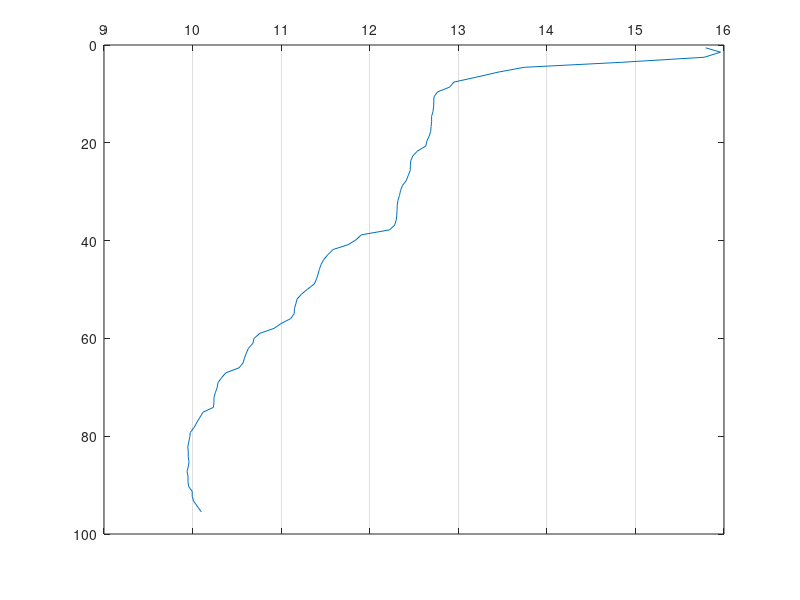

The MATLAB script that drew this image: (Note: this script raises an error after producing the figure.)
%% Lab 6 - Vertical Realm (CTDs) 
%%
% Last edited Oct 2024
%

%% Objectives
%
% To learn about FLOW CONTROL in MATLAB. We will use FOR loops and IF
% statements. 
%
% To learn about FUNCTIONS and how to use them, including the functions in
% the saltwater toolbox (found in your /common directory).
%
% To learn about CTD profilers used to obtain data in physical
% oceanography, and how to manipulate the data. These processes
% include calculating salinity, density, depth, buoyancy frequency and
% potential temperature from the measured variables.
%
%% Review:
%
% * Review commands/skills: relational operators, plot, axis labels, use of
% functions, legend.
% * New commands/skills: flow control (for and if loops), use of functions
% with multiple inputs and outputs, axis ij, using multiple colours on a
% plot
%% Part I: Flow Control Tutorial
% Syntax of control flow statements:
% 
% for VARIABLE = EXPR
%
%     STATEMENT
%
%      ...
%
%     STATEMENT
%
% end 
%
%   EXPR is a vector here, e.g. 1:10 or -1:0.5:1 or [1 4 7]
% 
% 
% if EXPRESSION
%
%     STATEMENTS 
%
% elseif EXPRESSION
%
% STATEMENTS
%
% else
% 
% STATEMENTS
%
% end 
%
%   (elseif and else clauses are optional, the "end" is required)
%
%   EXPRESSIONs are usually made of relational clauses, e.g. a < b
%
%   The operators are <, >, <=, >=, ==, ~=  (almost like in C(++))
%
% Examples:
for i=1:2:7                  % Loop from 1 to 7 in steps of 2
  i                          % Print i
end

%%
for i=[5 13 -1]              % Loop over given vector
  if (i > 10)                % Sample if statement
    disp('Larger than 10')   % Print given string
  elseif i < 0               % Parentheses are optional
    disp('Negative value') 
  else
    disp('Something else')
  end
end
%%
% Example: given an m x n matrix A, create a matrix B of the same size
%   containing all zeros, and then copy into B the elements of A that
%   are greater than zero.
%
% Implementation using loops:
A = [-5 3 -18 20; 34 -8 2 67; 3 5 1 -2; -7 2 45 2];
m=4;
n=4;
B = zeros(m,n);
for i=1:m
  for j=1:n
    if A(i,j)>0
      B(i,j) = A(i,j);
    end
  end
end


%% Example using functions 

x=rand(10,1); %Generates 5 random numbers between 0 and 1

for i=1:length(x) 
    y(i)=cos(x(i)); %Assign variable y to be the cos of x for each element i in x 
end

y(3)-cos(x(3)) %CHECK: This should print out 0 if we have applied the function correctly. 


%% Part II: Looking at CTD casts.  
%
% Let's start by looking at one CTD cast from a 18 Sep 2024 cruise. I've
% given you a small subset of of stations today - for your project, you'll
% use all stations that we visited. But for learning purposes, let's
% just look at a few today.
%

%% 
clear
load 20240918_S12.mat
%%
% Here's some special code that I'd like you to try to understand, but
% don't worry about it too much. The CTD mat files from before 2022
% contain all the data - the downcast AND the upcast. For clarity on our
% plots, we only want to look at the downcast. The code below makes a new
% structure (ctdd) that has only downcast data (removes upcast)

dP = diff(ctd.pres) > 0.05; %this command indexes the array to only include
                         %positive differences between adjacent pressure
                         %readings, i.e downcast only. 
ctdd.p = ctd.pres(dP);
ctdd.t = ctd.temp(dP);
ctdd.c = ctd.cond(dP);
ctdd.O2 = ctd.O2sat(dP);

%NOTE: The newer CTDs (RBR Maestro) automatically remove upcasts from the
%data. However, previous year data (before 2022) require you to manually remove the
%upcast. Thus, keep the line: dP = diff(ctd.pres) > 0.05; in your code just to make
%sure you are not also analyzing upcasts when analyzing older data.


%%
figure(1); clf
plot (ctdd.t, ctdd.p)
axis ij  %NOTE - this changes the origin of the graph to the upper left
%axis tight

set(gca,'XAxisLocation', 'top')
set(gca,'XGrid','on')

%% Calculating salinity and density 
%

% NOTE: The new CTDs also calculate salinity and density for us.
% The old CTDs do not do this, so we are going to practice using these
% functions so that you are also able to analyze previous years data (you
% will need to do a multi-year comparison in your final project). 

% You'll notice  that there is no salinity variable (in datasets before 2022). The older CTD
% measures three properties - _conductivity_, _temperature_, and
% _pressure_. Salinity at each record can be calculated from those three
% properties. Have a look at the hand-out that explains how salinity is
% calculated.
%
% Luckily, there's a toolbox of saltwater calculations that
% have be made for MATLAB. So it's very easy for us to calculate salinity.
% We can just use a function that's already been written. 
%
% Remember - all the functions that we use were written by someone. A
% function is a recipe that MATLAB follows to conduct a series of steps.
% You could write your own functions - especially if there is a series of
% commands you use regularly. 
%
% See the handouts on Functions and Scripts for some examples. 
%
% 
clear
load EXAMPLE20180922_S12
%%
% "Call" the |sw_salt| function to get salinity...
%%
% =========================================================================
%  SW_SALT  $Id: sw_salt.m,v 1.2 2004/03/18 20:27:03 pen078 Exp $
%           Copyright (C) CSIRO, Phil Morgan 1993.
% 
%  USAGE: S = sw_salt(cndr,T,P)

% Be careful that your units for the conductivity ratio are correct!

% And what _is_ the conductivity ratio? It is a comparison of the
% conductivity of water at standard S, T, P (that is, at Salinity of 35,
% Temperature of 15, and Pressure of zero) to the measured conductivity of
% our water sample. The standard conductivity can be found by using the
% saltwater toolbox function |sw_c3515| which gives you a number: 42.9140


c3515 = sw_c3515; % units is ms/cm (you will need this statement too)

% Calculate salinity here below, making a new entry in the ctdd structure
% that contains the values for salinity
 


%ctd.s = sw_salt(

%%
% And do a quick plot to have a look at the data. (No need for axis titles,
% etc.)
figure(2); clf
plot(ctd.s, ctd.p)
axis ij

%%
% What about density? Just like salinity, there's a function that will
% calculate the density of the water, given the salinity, temperature, and
% pressure. Density is often referred to as _rho_ (as d would be confusing,
% since it looks like depth)
% Use |sw_dens| ...

% ctdd.rho = ??

%% 
% Other functions you might be interested in: 
%
% * potential temperature: use |sw_ptmp|
%
% * buoyancy frequency: use |sw_bfrq|  ** Note: multiple inputs and outputs
% possible



%% Working with multiple CTD casts at the same time
%
% Now that we've looked at how to calculate salinity and density on one
% file... could we calculate them for all the files, all at once? How about
% plotting the data from all casts at once? 

%% 
% *Loading ALL the Sep 2024 (subset) CTD data*
% 
% NOTE - This section can be confusing. Work through it slowly, making sure
% you understand each line before you move onto the next. 
%
% Also Note: Here, we are loading individual files that contain all the
% data collected.  There is another version of the CTD data available to
% you - a gridded data file in CtdGrid.mat. In that mat file, the data has
% been averaged into 1 m depth bins and gridded into a structured array. You
% will likely use the gridded data for your project, but it can be useful
% to have the single casts too.

clear
files=dir('2*.mat'); %note the use of the function |dir|...

%%
% Let's look at |files|. What is the value of the variable |files|? How do
% we find out? Simply re-run the previous command without suppressing the 
% output in the command prompt.
%
files=dir('2*.mat')

%%
% What is contained in the variable |files.name|?
files.name

%%
% What is the first file listed in |files|?
files(1)
%%
% What is the name of the third file listed in |files|?
files(3).name

%%
% How many files do we want to load? We want all the CTD data files... we
% could go to the directory and count... or we could use MATLAB to check
% for us:
length(files)

%% Loading all files at once
% Now, we want to load ALL of these data sets at once. All the mat
% files contain variables of the same name (just like the 2 VENUS data sets
% last lab). So if we just load them one after the other, the data will get
% overwritten by the next file to be loaded. 
%
% If we use a for loop, we can load all the files in, but give each a unique
% identifier (it's own index value). 


for i=1:length(files);
    load (files(i).name);  % what is this command doing on the 2nd time through the loop?
    ctd(i)=ctd;
   
end; %for i=each file, which is each station
%%
% This works just fine to load in all the files... but recall from above,
% each file contains both the upcast and the downcast. We only want the
% downcast... So, rather than me getting in there and reprocessing all the
% data before giving it to you, I'll just give you the code you need to
% process it. So... we need to run this loop slightly differently than we
% just did above. 

% As we saw above, each CTD mat file
% contains all the data - the downcast AND the upcast. For clarity on our
% plots, we only want to look at the downcast. The code below makes a new
% structure (ctdd) that has only downcast data (removes upcast)   
   
for i=1:length(files);
    load (files(i).name);  % what is this command doing on the 2nd time through the loop?
    ctd(i)=ctd;
        dP = diff(ctd(i).pres) > 0.05; 
        ctdd(i).p = ctd(i).pres(dP);
        ctdd(i).t = ctd(i).temp(dP);
        ctdd(i).c = ctd(i).cond(dP);
        ctdd(i).O2 = ctd(i).O2sat(dP);
        ctdd(i).id = ctd(i).id;
        ctdd(i).lon= ctd(i).lon;
        ctdd(i).lat= ctd(i).lat;
        
end; %for i=each file, which is each station
%% Plotting all files at once
% Now, we have all the CTD files in the Workspace memory, which means we can
% plot the data. 
%
% *Plotting vertical plots*
%
% Let's start by plotting the S12 cast again, like we did above. We need to
% know what the file number is for S12. How do we find that out? 
% We can use  _files.name_ to list all the files and then just count
% through to find the one we are looking for. 
figure(3);clf;

plot(ctdd(2).t, ctdd(2).p);

axis ij

xlabel('Temperature (^oC)')
ylabel('Pressure (db)')
axis tight
title('Temperature profile for Station S12, 18 Sep 2024')

%%
% Make sure you understand how we got Station S12 to graph. What would we
% type to get station A2? 

%%
% Let's plot S12 and A2 on the same graph. 


figure(4);clf;

plot(ctdd(2).t, ctdd(2).p)
hold on
plot(ctdd(1).t, ctdd(1).p)
axis ij
axis tight


%%
% If you're using an older version of Matlab, both lines will be blue. If
% you're using a newer one, it will automagically change the second line to
% red. We can also tell it what colour to use for each line - like this:
%
figure(5);clf;
plot(ctdd(2).t, ctdd(2).p, 'r')
hold on
plot(ctdd(1).t, ctdd(1).p, 'k')
axis ij
axis tight

%use the legend command to differeniate between the lines
%%
% Now, let's plot ALL the files on the same graph, using a different colour
% for each line. We could type in many plot commands... but that's not
% necessary. We already learned how to do the same thing, multiple times.
% We'll do it using a |for loop|. The command |jet| gives us a set of
% colours, and we'll specify that we want enough different colours. 

figure(6);clf;
mycolours = jet(7);

for k=1:(length(files));
    plot(ctdd(k).t, ctdd(k).p, 'color', mycolours(k,:))
    hold on
end;
% note how we are specifying colors... 'color' tells MATLAB that the next
% piece of information will be the colour I want to use... and then we give
% MATLAB an array of colours that we just made.

xlabel('Temperature (^oC)')
ylabel('Pressure (db)')
axis ij
axis tight
title('Temperature profiles 20240918')
set(gca,'XAxisLocation', 'top')
set(gca,'XGrid','on')

%%
% This is very pretty... but meaningless without a legend. Each files has
% it's own colour. We need to find out the order that the files are listed
% in the |files| variable, since that is the order that they are processed,
% so the order in which they are plotted. And then we need to add these
% names to a legend command. (We'll do this by hand, but it _can_ be
% coded...)
% 
% put your legend command here
hold on
% legend()

%% Calculations on all files at once
% We've now seen how to use for loops to load the data and to plot the
% data. Could we also use them to do calculations on the data? Sure!
%
% Let's calculate salinity from conductivity, temp and pressure

c3515 = sw_c3515; % units is ms/cm
 

for j=1:length(files)

    %put your code to calculate salinity and density in here! Both salinity
    %and density calculations can go in the same for loop, provided you do
    %salinity first, since the density calculation needs salinity!

end;

%NOTE: THIS SECTION WILL ONLY BE FOR PRACTICE AS THE CONDUCTIVITY
%MEASUREMENTS IN THE 2024 DATA ARE DIFFERENT THAN PREVIOUS YEARS, SO THE
%VALUES WILL NOT MAKE ANY SENSE. 

%WHEN DOING THE ASSIGNMENT, USE THE SALINITY AND DENSITY VARIABLES THAT ARE
%ALREADY IN THE 2024 DATA.



%% ASSIGNMENT
%  
%
% *Part 2*. Sep 18 2024 subset CTD Data (/10)
% 
% Make and hand in a new script, Lab6CodeYourlastname.m
%
% Include in this file all the code you need to: 
%
% * 1. Load all of the stations from the 18 Sep 2024 cruise subset using a for loop
% and limit the data to only the downcast information.
% * 2. Save your new data structure (ctdd) into a mat file called MyLastName.mat
% * 3. Code to produce a plot of S vs T (known as a TS plot)for A2,
% S4, and S5. Use points, not lines; different colour for each CTD cast.
% * 4. Code to produce a plot of density vs pressure for two of the
% stations (you choose which two stations) - there will be two lines on
% this graph.
%
% Plots should include all appropriate labels (axis, legend, titles if
% needed...) and have appropriate axis limits, etc, so that you can
% reasonably interpret the plots.
%
% Code will be marked by running the m-file, so make sure that it works
% before you hand it in. Make sure to add comments to explain what you are
% doing, and use semicolons (;) to suppress unneccesary screen output. 
%
% *Part 3* Written Questions  (  /5)
%
% Below the code for Part 2 (above), type the answers to the following
% questions. 
%
% *Q1* Look at your plot of density vs P for two stations. Are there any
% differences between the lines? Give a brief description of the two data
% sets (mixed layer depth? surface values? deep values?) What time was each
% sample was taken (use the log sheets)? What (roughly) was the tide doing
% at each sample time? (You will need to find tide info for our cruise
% dates for this! http://www.tides.gc.ca/eng/station?type=0&sid=7277&tz=UTC&pres=1)
%
% *Q2* Look at your TS plot. Does Stn S4 have the same TS characteristics
% as the other two stations? In what corner of the graph is the 'deep'
% water of Saanich Inlet? Does A2 have any water that is the same density
% as the 'deep' Saanich Inlet water? 
%
%
%
%% NOTE:
% You will be marked on 1) your answers to the questions; 2) your ability
% to follow directions; and 3) the elegance of your code. Keep things neat
% and organized. Use % to make comment lines to explain what you are doing.
% Use the semicolon ; after commands to suppress unnecessary output. Make
% sure you follow the file name conventions I've asked for. 
%
% You need to hand in 1 file to Brightspace.
%
% * |Lab6CodeYourlastname.m| with your code and answers to all questions. 
%
% 
%%
%
%%
datestr(now)



